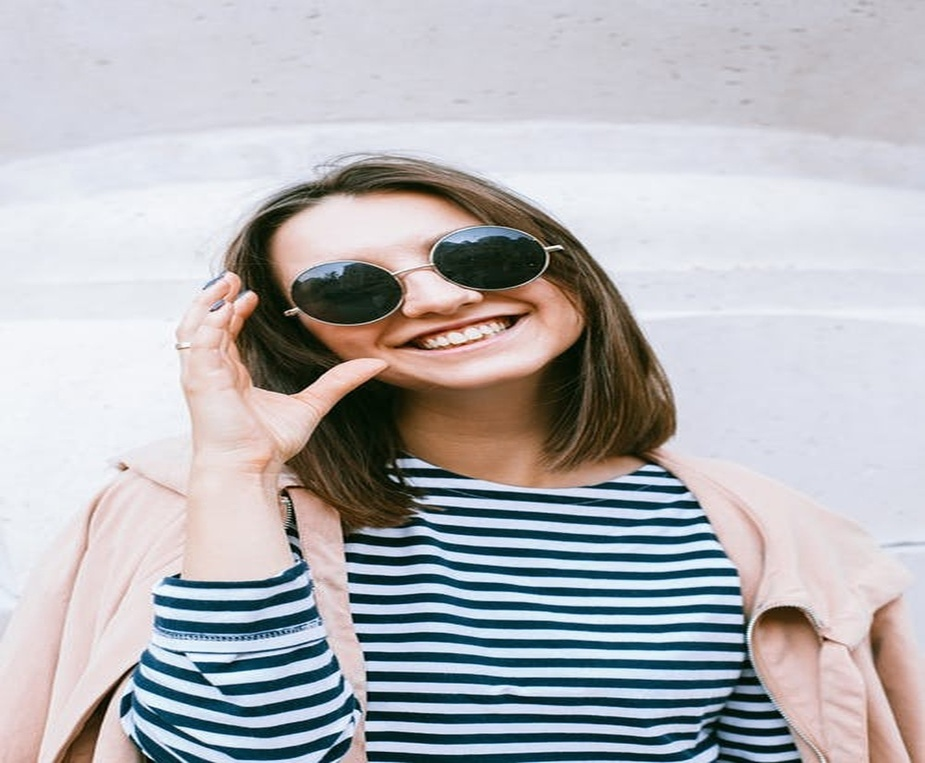
#> input picture OpenCV2/images/1.jpeg, 925 x 763 px, shrunk from 1152 x 951 before the run
$ python Edge_detection_in_an_Image.py
#> lines starting #> are read from the running program, lines starting #| are printed output that depends on the picture
"""
    Edge detection in an image :

    The process of image detection involves detecting sharp edges in the image.
    This edge detection is essential in context of the image recognition or
    object localization / detection. There are several algorithms for detecting edges due
    to it's wide applicability. We'll be using one such algorithm known as Canny Edge
    Detection.
"""
import cv2
import numpy as np

path = r"../images/1.jpeg"

try:
    # read image
    img = cv2.imread(path)
#> img is the input picture: shape (763, 925, 3); mean B, G, R 183.8, 180, 180.6

    # Canny edge detection
    edges = cv2.Canny(img, 100, -200)
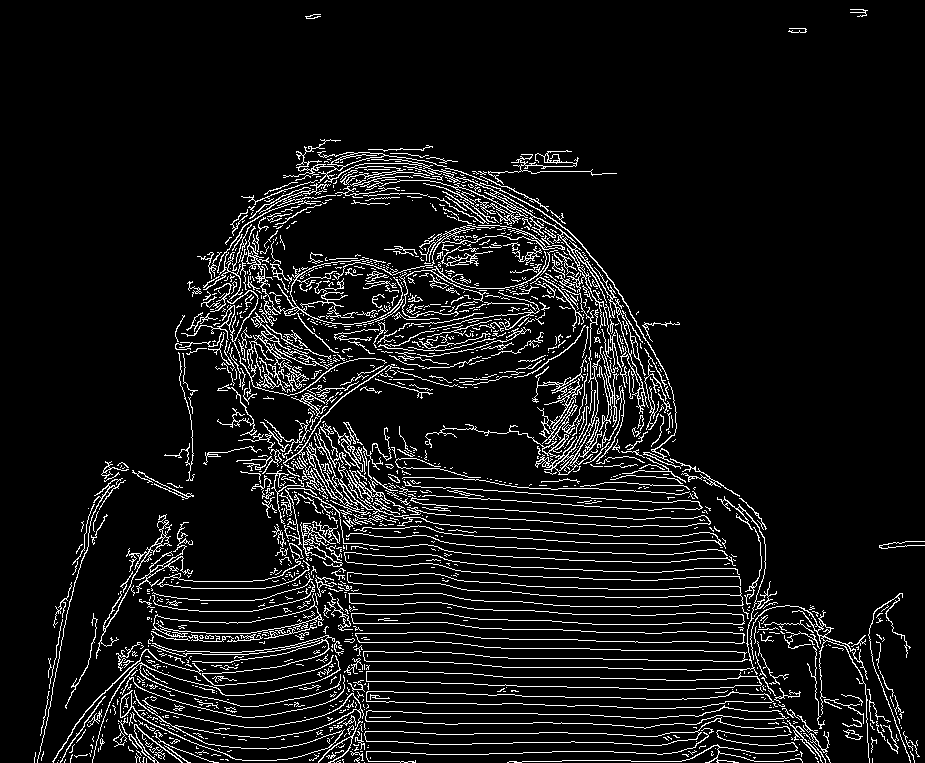
#> edges: shape (763, 925); 8.1% white in thin lines or dots

    # write image back to disk
    cv2.imwrite("result3.jpeg", edges)

except IOError:
    print("Error while reading files !!!")

$ run again, with OpenCV2/images/2.jpeg copied over OpenCV2/images/1.jpeg
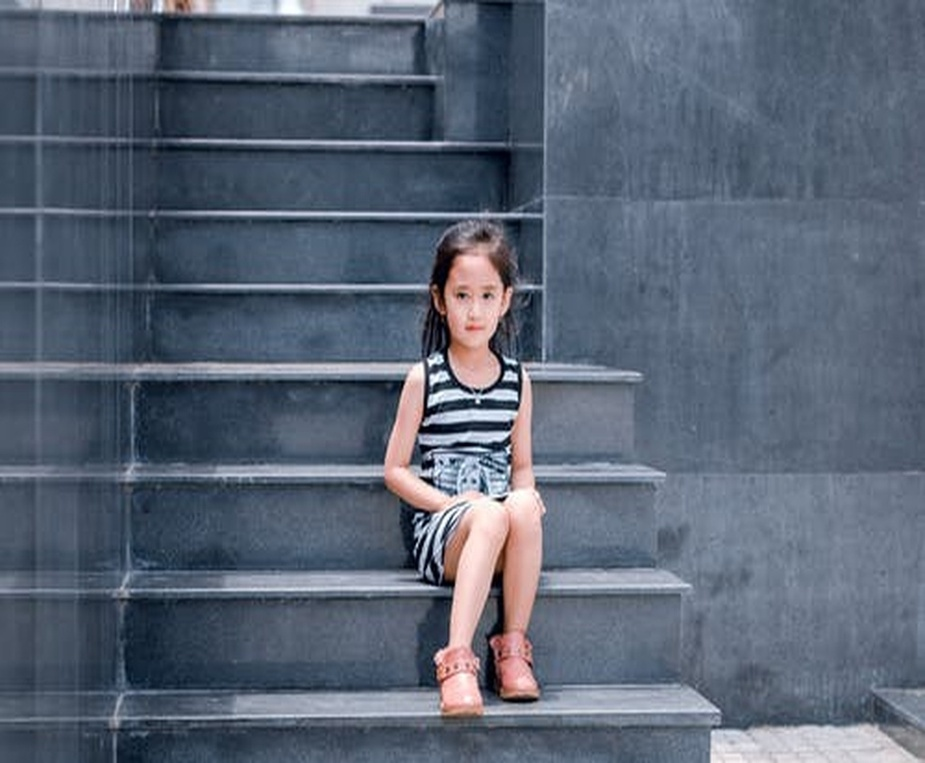
#> input picture OpenCV2/images/2.jpeg, 925 x 763 px, shrunk from 1152 x 951 before the run
#> img is the input picture: shape (763, 925, 3); mean B, G, R 116.7, 100.4, 89.8
#> `edges = cv2.Canny(img, 100, -200)`:
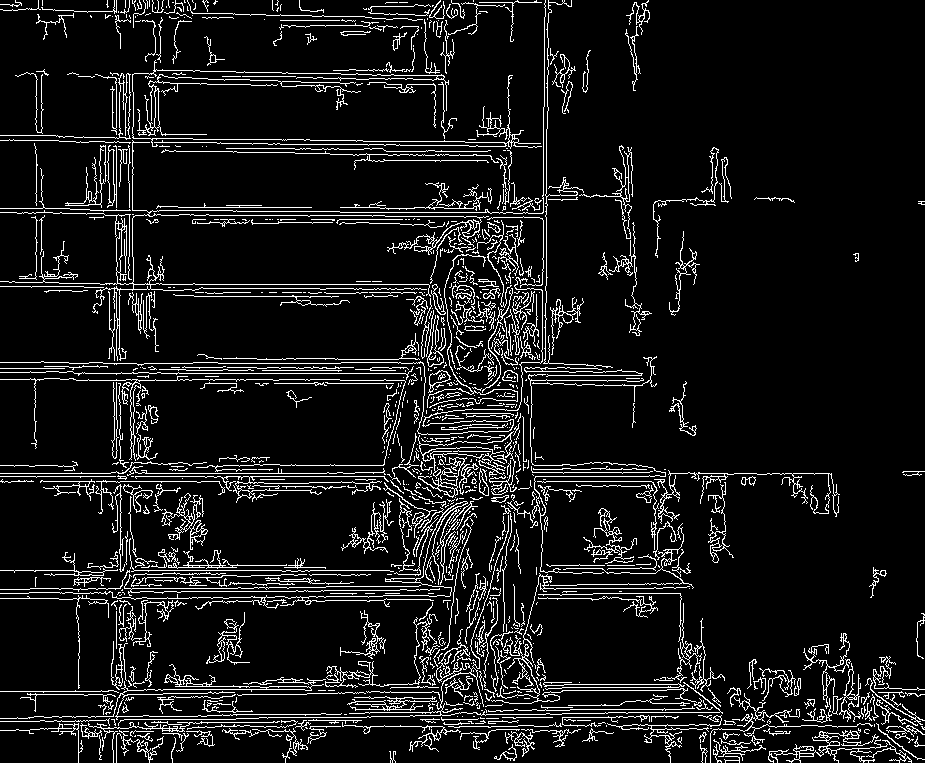
#> edges: shape (763, 925); 9.1% white in thin lines or dots

$ run again, with OpenCV2/images/3.jpeg copied over OpenCV2/images/1.jpeg
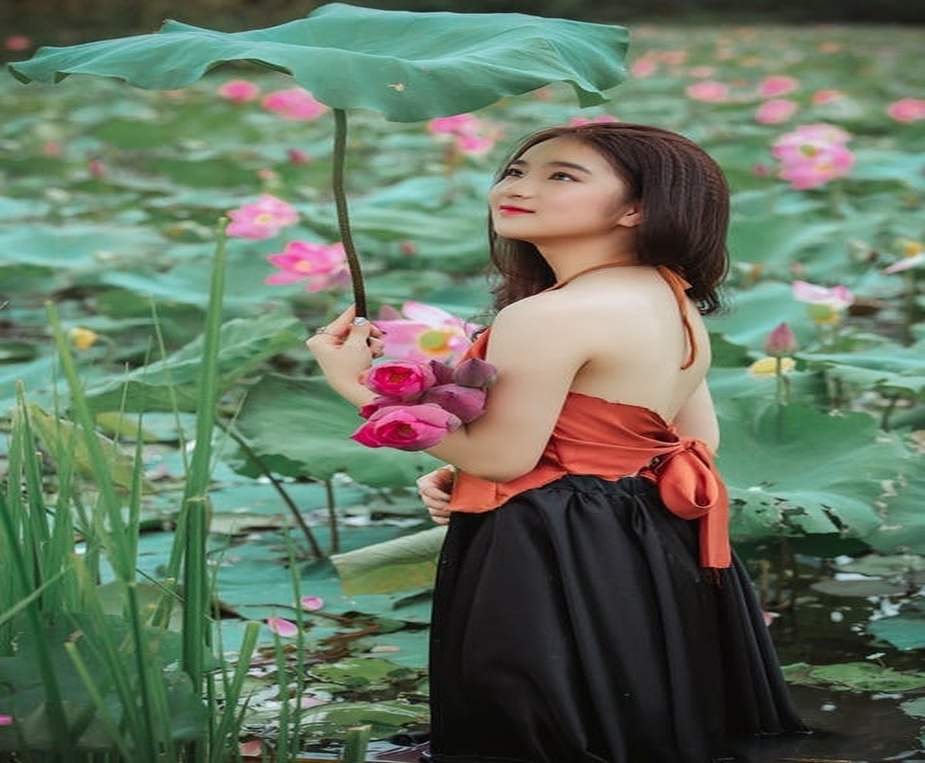
#> input picture OpenCV2/images/3.jpeg, 925 x 763 px, shrunk from 1152 x 951 before the run
#> img is the input picture: shape (763, 925, 3); mean B, G, R 96.8, 116, 100.4
#> `edges = cv2.Canny(img, 100, -200)`:
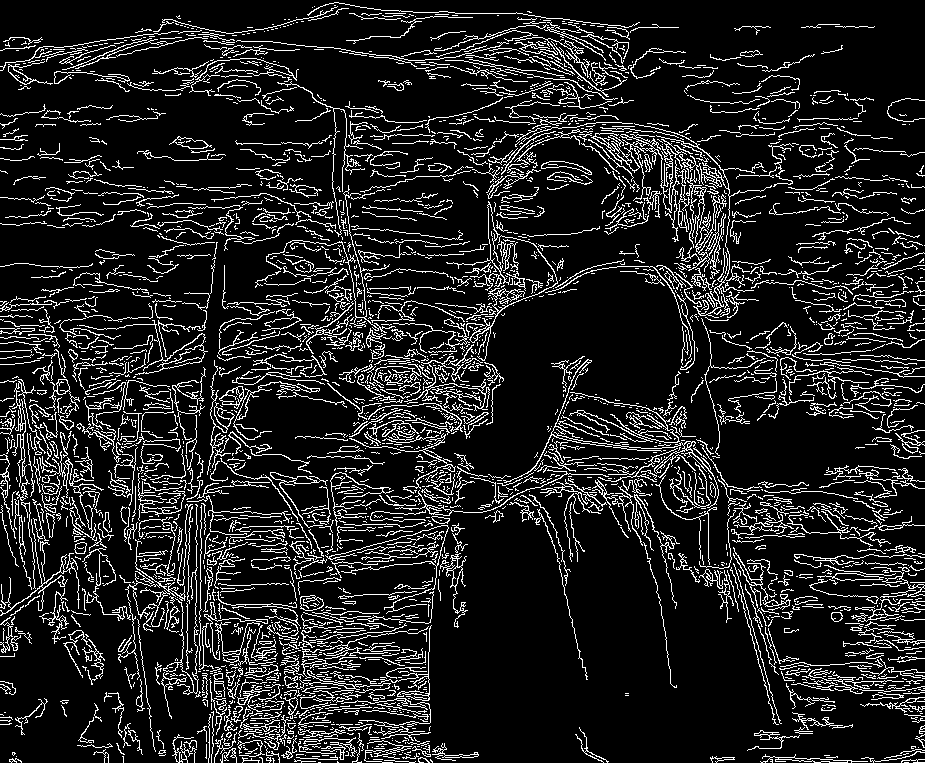
#> edges: shape (763, 925); 13.1% white in thin lines or dots
